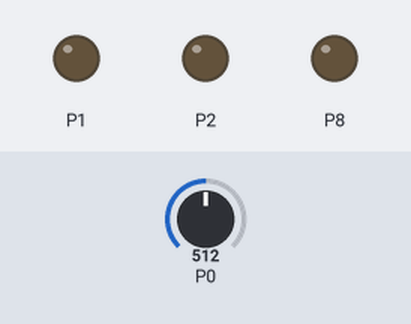
The program below on a simulated BBC micro:bit (MakeCode). Shown: output pins drawn as LEDs (lit = HIGH). Inputs (shaded band) come from the test bench; at power-on: P0 = 512 (analog values on the 0–1023 scale).

Above: at 1.2 s.
1.3 s: P0 set to 585
2.8 s: P0 set to 608
At 3.5 s:
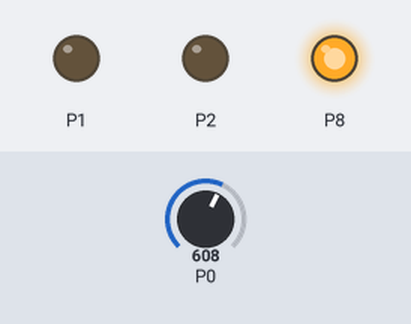
4.3 s: P0 set to 686
5.8 s: P0 set to 712
At 6.7 s:
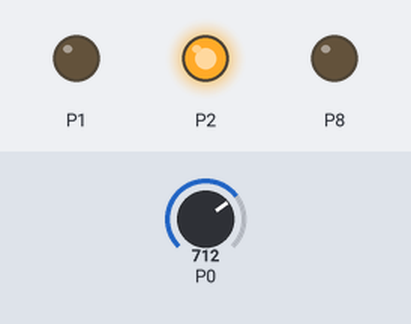
7.3 s: P0 set to 390
At 8.1 s:
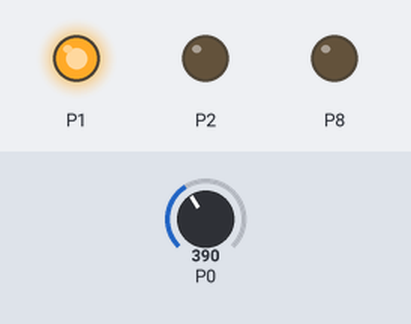
8.8 s: P0 set to 610
At 9.4 s:
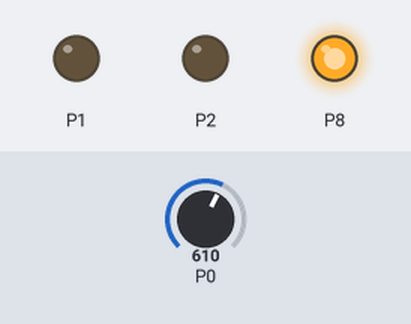
Timing chart, 0 to 11.3 s (numbered marks = the images above; inputs shaded):
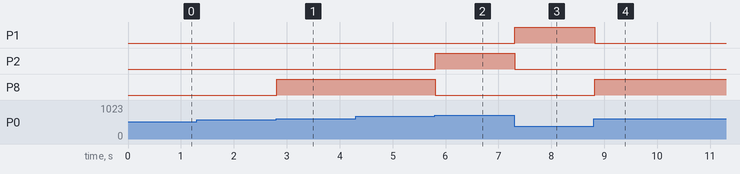

Measured:
- the behaviour switches between 599 and 600 on P0 (found by bisection; images 0 and 1)
- the behaviour switches between 699 and 700 on P0 (found by bisection; images 1 and 2)
- after the input at 1.3 s, every drawn part: stays the same
- after the input at 2.8 s, P8: LOW → HIGH at once
- after the input at 4.3 s, every drawn part: stays the same
- after the input at 5.8 s, P2: LOW → HIGH at once; P8: HIGH → LOW at once
- after the input at 7.3 s, P1: LOW → HIGH at once; P2: HIGH → LOW at once
- after the input at 8.8 s, P1: HIGH → LOW at once; P8: LOW → HIGH at once

The program:

main.ts
```typescript
let intensité = 0
function bleu () {
    pins.digitalWritePin(DigitalPin.P1, 0)
    pins.digitalWritePin(DigitalPin.P2, 0)
    pins.digitalWritePin(DigitalPin.P8, 1)
}
function blanc () {
    pins.digitalWritePin(DigitalPin.P1, 244)
    pins.digitalWritePin(DigitalPin.P2, 242)
    pins.digitalWritePin(DigitalPin.P8, 245)
}
function mauve () {
    pins.digitalWritePin(DigitalPin.P1, 161)
    pins.digitalWritePin(DigitalPin.P2, 66)
    pins.digitalWritePin(DigitalPin.P8, 245)
}
function rouge () {
    pins.digitalWritePin(DigitalPin.P1, 1)
    pins.digitalWritePin(DigitalPin.P2, 0)
    pins.digitalWritePin(DigitalPin.P8, 0)
}
function vert () {
    pins.digitalWritePin(DigitalPin.P1, 0)
    pins.digitalWritePin(DigitalPin.P2, 1)
    pins.digitalWritePin(DigitalPin.P8, 0)
}
basic.forever(function () {
    intensité = pins.analogReadPin(AnalogPin.P0)
    if (intensité >= 700) {
        vert()
    } else if (intensité < 700 && intensité >= 600) {
        bleu()
    } else if (intensité < 400 && intensité >= 350) {
        rouge()
    } else if (intensité < 350 && intensité >= 300) {
        mauve()
    } else {
        blanc()
    }
})
```

test.ts
```typescript
// les tests vont ici ; cela ne sera pas compilé si ce paquet est utilisé en tant qu'extension.
```
